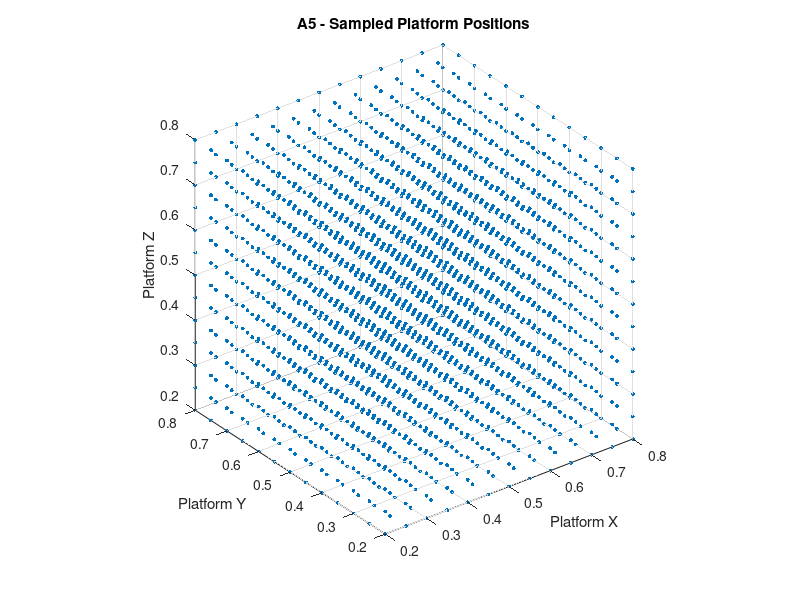

The MATLAB script that drew this image: (Note: this script raises an error after producing the figure.)
%% A5 - Pointwise Platform Workspace Sampling
% Method-inspired implementation based on Paper 1 (a review).
% Geometry: Paper 3 Table 1, used only as a reproducible numerical model.
% D = B_world - A; all coordinates and length limits use consistent units.
% WCC test is specific to the 6-DOF / 7-cable positive-null-vector case.
% The illustrative length limits are NOT hardware specifications.

clc;
clear;
close all;

%% 1. Fixed robot geometry and simulation parameters
% Each column is a fixed base anchor in the world frame.
A = [ 0     1     1     0     0.5   1      0;
      0     0     1     1     0     1      1;
      1     1     1     1     0     0      0 ];

% Each column is an attachment point in the platform's local frame.
r = [-0.15  0.15  0.15 -0.15  0     0.15 -0.15;
     -0.10 -0.10  0.10  0.10 -0.10  0.10  0.10;
      0.05  0.05  0.05  0.05 -0.05 -0.05 -0.05];

% Use identity orientation for the baseline 3D position-only workspace.
R0 = eye(3);

% Set illustrative cable limits and a strict positive-tension tolerance.
L_min = 0.3;
L_max = 1.0;
tol = 1e-9;

%% 2. Generate a uniform 3D platform-position grid
% All coordinates vary from 0.2 to 0.8 in increments of 0.05.
x_values = 0.2:0.05:0.8;
y_values = 0.2:0.05:0.8;
z_values = 0.2:0.05:0.8;

% ndgrid generates all combinations of the three position coordinates.
[X, Y, Z] = ndgrid(x_values, y_values, z_values);

% Store one candidate world-frame platform position per row.
P_all = [X(:), Y(:), Z(:)];
N = size(P_all, 1);

% Confirm the expected number of candidate positions.
assert(N == 2197, 'Unexpected position-grid size.');
fprintf('Platform position samples = %d\n', N);

% Display the sampled positions before any feasibility tests.
fig = figure('Name', 'A5 - Sampled Positions');
scatter3(P_all(:,1), P_all(:,2), P_all(:,3), 8, 'filled');
xlabel('Platform X');
ylabel('Platform Y');
zlabel('Platform Z');
title('A5 - Sampled Platform Positions');
axis equal;
grid on;
view(3);
exportgraphics(fig, 'a5_01_sampled_positions.png', 'Resolution', 220);

%% 3. Calculate WCC feasibility and cable lengths at zero orientation
% Initialize separate masks to keep physical constraints distinct.
mask_wcc = false(N, 1);
mask_length = false(N, 1);
rank_fixed = zeros(N, 1);
L_all = zeros(N, 7);

% Rotate the local attachment coordinates once because orientation is fixed.
r_world = R0 * r;

for k = 1:N
    % Select the current sampled platform translation.
    P = P_all(k,:)';

    % Transform local attachments into world-frame positions.
    B_world = P + r_world;

    % Form cable vectors from base anchors to moving attachments.
    D = B_world - A;

    % Calculate all seven cable lengths and store them.
    L = vecnorm(D, 2, 1);
    L_all(k,:) = L;

    % Test whether every cable length lies within the assumed limits.
    mask_length(k) = all(L >= L_min & L <= L_max);

    % Construct the unnormalized 6-by-7 wrench matrix.
    M = cross(r_world, D, 1);
    Jbar = [D; M];

    % Separate six fixed-basis columns and the seventh target column.
    J_fixed = Jbar(:,1:6);
    j7 = Jbar(:,7);

    % Reject the pose when the chosen six-column basis is singular.
    rank_fixed(k) = rank(J_fixed);
    if rank_fixed(k) < 6
        continue;
    end

    % Calculate relative self-stress coefficients for the seven cables.
    h = J_fixed \ j7;

    % All six coefficients must be negative for the chosen WCC criterion.
    mask_wcc(k) = all(h < -tol);
end

% Intersect WCC and length masks without changing the original masks.
mask_combined = mask_wcc & mask_length;

% Report sampled counts and the percentage of the candidate grid retained.
fprintf('Total sampled positions = %d\n', N);
fprintf('WCC feasible positions = %d\n', nnz(mask_wcc));
fprintf('WCC infeasible positions = %d\n', nnz(~mask_wcc));
fprintf('WCC feasible fraction = %.2f%%\n', 100*mean(mask_wcc));
fprintf('Rank-deficient positions = %d\n', nnz(rank_fixed < 6));
fprintf('Length feasible = %d\n', nnz(mask_length));
fprintf('Combined feasible = %d\n', nnz(mask_combined));
fprintf('Combined coverage = %.2f%%\n', 100*mean(mask_combined));

% The intersection must be a subset of each individual feasible set.
assert(nnz(mask_combined) <= min(nnz(mask_wcc), nnz(mask_length)));

% Check against previously observed values for this geometry and grid.
assert(nnz(mask_wcc) == 861, 'WCC baseline differs from prior run.');
assert(nnz(mask_length) == 1381, 'Length baseline differs from prior run.');
assert(nnz(mask_combined) == 765, 'Combined baseline differs from prior run.');

%% 4. Visualize single-constraint and combined workspaces
% Plot the WCC feasibility classification on the candidate-position grid.
fig = figure('Name', 'A5 - WCC Workspace');
hold on;
scatter3(P_all(~mask_wcc,1), P_all(~mask_wcc,2), ...
         P_all(~mask_wcc,3), 10, [0.85 0.30 0.30], 'filled');
scatter3(P_all(mask_wcc,1), P_all(mask_wcc,2), ...
         P_all(mask_wcc,3), 12, [0.15 0.55 0.85], 'filled');
xlabel('Platform X');
ylabel('Platform Y');
zlabel('Platform Z');
title('A5 - WCC Feasible Platform Workspace');
legend('WCC Infeasible', 'WCC Feasible', 'Location', 'best');
axis equal;
grid on;
view(3);
hold off;
exportgraphics(fig, 'a5_02_wcc_workspace.png', 'Resolution', 220);

% Plot the intersection of WCC and the illustrative length constraint.
fig = figure('Name', 'A5 - Combined Workspace');
hold on;
scatter3(P_all(~mask_combined,1), P_all(~mask_combined,2), ...
         P_all(~mask_combined,3), 10, [0.85 0.30 0.30], 'filled');
scatter3(P_all(mask_combined,1), P_all(mask_combined,2), ...
         P_all(mask_combined,3), 12, [0.15 0.55 0.85], 'filled');
xlabel('Platform X');
ylabel('Platform Y');
zlabel('Platform Z');
title('A5 - WCC and Cable Length Feasible Workspace');
legend('Excluded', 'Combined Feasible', 'Location', 'best');
axis equal;
grid on;
view(3);
hold off;
exportgraphics(fig, 'a5_03_combined_workspace.png', 'Resolution', 220);

%% 5. Evaluate separate WCC and length constraints for sampled roll angles
% Select three discrete roll angles in degrees and convert them to radians.
roll_degrees = [-10, 0, 10];
roll_values = deg2rad(roll_degrees);
nRoll = numel(roll_values);

% Store independent counts and the combined mask for each sampled angle.
WCC_counts = zeros(nRoll,1);
Length_counts = zeros(nRoll,1);
Combined_counts = zeros(nRoll,1);
roll_masks = false(N,nRoll);

for j = 1:nRoll
    % Construct a local-platform rotation about its X-axis.
    phi = roll_values(j);
    R_roll = [1  0         0;
              0  cos(phi) -sin(phi);
              0  sin(phi)  cos(phi)];

    % Recompute rotated attachment vectors for the selected orientation.
    r_roll = R_roll * r;

    % Start with empty WCC and length masks for this particular roll.
    mask_wcc_roll = false(N,1);
    mask_length_roll = false(N,1);

    for k = 1:N
        % Move the rotated platform to the current sampled position.
        P = P_all(k,:)';
        B_world = P + r_roll;

        % Calculate cable vectors and lengths for this pose.
        D = B_world - A;
        L = vecnorm(D,2,1);

        % Record length feasibility independently of WCC.
        mask_length_roll(k) = all(L >= L_min & L <= L_max);

        % Calculate the wrench matrix using the rotated moment arms.
        M = cross(r_roll,D,1);
        Jbar = [D; M];
        J_fixed = Jbar(:,1:6);

        % Skip WCC evaluation when the six fixed columns lose rank.
        if rank(J_fixed) < 6
            continue;
        end

        % Check the six WCC inequalities for this roll and position.
        h = J_fixed \ Jbar(:,7);
        mask_wcc_roll(k) = all(h < -tol);
    end

    % Intersect the two independent constraints for the current roll.
    roll_masks(:,j) = mask_wcc_roll & mask_length_roll;

    % Save per-angle counts for later comparison and documentation.
    WCC_counts(j) = nnz(mask_wcc_roll);
    Length_counts(j) = nnz(mask_length_roll);
    Combined_counts(j) = nnz(roll_masks(:,j));
end

% Print the three-angle results as a compact comparison table.
roll_table = table(roll_degrees', WCC_counts, Length_counts, ...
                   Combined_counts, 'VariableNames', ...
                   {'RollDeg','WCC','Length','Combined'});
disp(roll_table);

% Requiring every sampled roll gives a common feasible-position mask.
mask_all_roll = all(roll_masks,2);
fprintf('All-roll feasible positions = %d\n', nnz(mask_all_roll));

% Check the nested-set property of the three-roll intersection.
assert(nnz(mask_all_roll) <= min(Combined_counts));

% Zero roll must exactly match the combined fixed-orientation baseline.
assert(isequal(roll_masks(:,2),mask_combined), ...
       'Zero-roll mask does not match the baseline combined mask.');

% Check the previously observed three-roll counts and shared intersection.
assert(isequal(Combined_counts, [623;765;175]), ...
       'Roll feasible counts differ from the previously observed result.');
assert(nnz(mask_all_roll) == 95, ...
       'Roll intersection differs from the previously observed result.');

%% 6. Compare the zero-roll and all-roll feasible workspaces
% Use identical axis limits so the difference is visually meaningful.
fig = figure('Name','A5 - Effect of Roll Constraints', ...
             'Position',[100 100 1100 500]);
tiledlayout(1,2,'TileSpacing','compact');

% Left subplot: positions feasible for zero roll only.
nexttile;
P_zero = P_all(roll_masks(:,2),:);
scatter3(P_zero(:,1), P_zero(:,2), P_zero(:,3), 10, 'filled');
xlabel('Platform X');
ylabel('Platform Y');
zlabel('Platform Z');
title(sprintf('Roll 0 deg: %d points',size(P_zero,1)));
xlim([0.2 0.8]);
ylim([0.2 0.8]);
zlim([0.2 0.8]);
axis equal;
grid on;
view(3);

% Right subplot: positions satisfying all three sampled roll angles.
nexttile;
P_shared = P_all(mask_all_roll,:);
scatter3(P_shared(:,1), P_shared(:,2), P_shared(:,3), 15, 'filled');
xlabel('Platform X');
ylabel('Platform Y');
zlabel('Platform Z');
title(sprintf('All-roll intersection: %d points',size(P_shared,1)));
xlim([0.2 0.8]);
ylim([0.2 0.8]);
zlim([0.2 0.8]);
axis equal;
grid on;
view(3);

% Export the side-by-side comparison as the A5 summary figure.
sgtitle('A5 - Effect of Roll Constraints on Workspace');
exportgraphics(fig,'a5_04_roll_intersection.png','Resolution',220);

%% 7. Record concise machine-readable results
% Save the per-angle WCC, length and combined counts for reproduction.
writetable(roll_table,'a5_roll_constraint_counts.csv');

% Report that the script reached its end and passed all specified checks.
fprintf('A5 regression checks passed for the stated parameters.\n');
